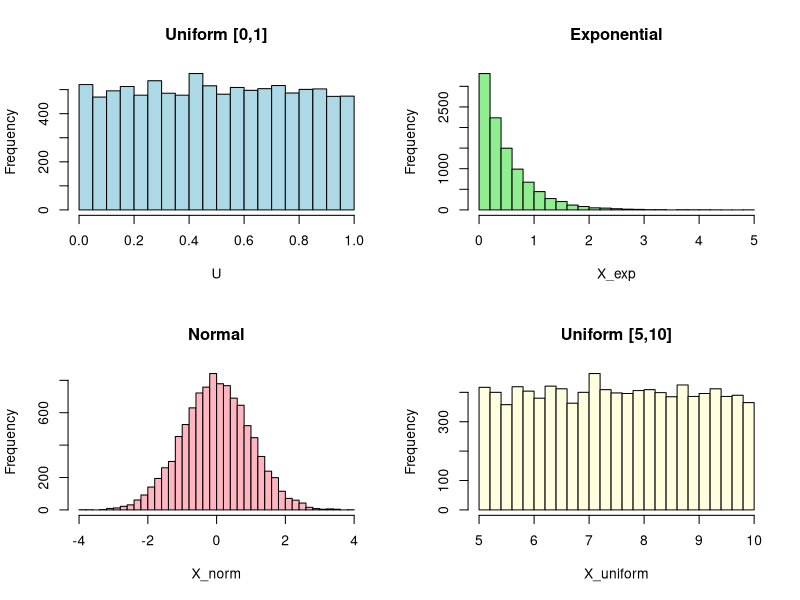

Generate this figure with R:
## ---- chunk 1
# Set global chunk options
knitr::opts_chunk$set(echo = TRUE, warning = FALSE, message = FALSE)
set.seed(123)  # for reproducibility
## ---- chunk 2
# Number of samples
n <- 10000

# Generate uniform random numbers on [0,1]
U <- runif(n)
head(U)
## ---- chunk 3
lambda <- 2
X_exp <- -log(1 - U) / lambda
head(X_exp)
## ---- chunk 4
X_norm <- qnorm(U)
head(X_norm)
## ---- chunk 5
a <- 5
b <- 10
X_uniform <- a + (b - a) * U
head(X_uniform)
## ---- chunk 6
par(mfrow=c(2,2))
hist(U, breaks=30, main="Uniform [0,1]", col="lightblue", xlab="U")
hist(X_exp, breaks=30, main="Exponential", col="lightgreen", xlab="X_exp")
hist(X_norm, breaks=30, main="Normal", col="lightpink", xlab="X_norm")
hist(X_uniform, breaks=30, main="Uniform [5,10]", col="lightyellow", xlab="X_uniform")
